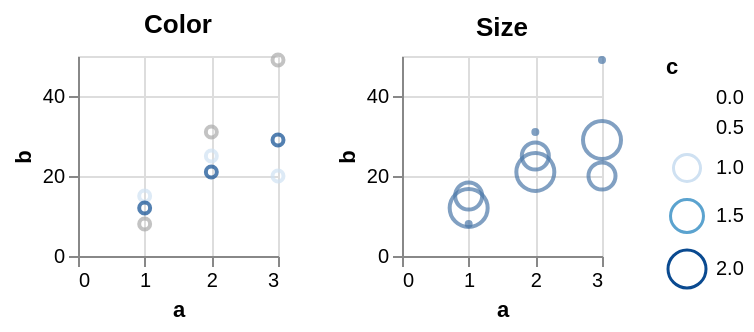

Specify this chart in Vega-Lite:
### Vega specification from a JSON file in a GitHub repository (floating-point values rounded to 4 significant figures)
{"$schema": "https://vega.github.io/schema/vega/v5.json", "description": "Testing invalid", "background": "white", "padding": 5, "height": 100, "data": [{"name": "source_0", "values": [{"a": 1, "b": 15, "c": 1}, {"a": 2, "b": 25, "c": 1}, {"a": 3, "b": 20, "c": 1}, {"a": 1, "b": 12, "c": 2}, {"a": 2, "b": 21, "c": 2}, {"a": 3, "b": 29, "c": 2}, {"a": 1, "b": 8, "c": null}, {"a": 2, "b": 31, "c": null}, {"a": 3, "b": 49, "c": null}]}, {"name": "data_0", "source": "source_0", "transform": [{"type": "filter", "expr": "isValid(datum[\"a\"]) && isFinite(+datum[\"a\"]) && isValid(datum[\"b\"]) && isFinite(+datum[\"b\"])"}]}], "signals": [{"name": "childWidth", "value": 100}], "layout": {"padding": 20, "bounds": "full", "align": "each"}, "marks": [{"type": "group", "name": "concat_0_group", "title": {"text": "Color", "frame": "group"}, "style": "cell", "encode": {"update": {"width": {"signal": "childWidth"}, "height": {"signal": "height"}}}, "marks": [{"name": "concat_0_marks", "type": "symbol", "style": ["point"], "from": {"data": "data_0"}, "encode": {"update": {"opacity": {"value": 0.7}, "fill": {"value": "transparent"}, "stroke": [{"test": "!isValid(datum[\"c\"]) || !isFinite(+datum[\"c\"])", "value": "#aaa"}, {"scale": "color", "field": "c"}], "tooltip": {"signal": "{\"a\": format(datum[\"a\"], \"\"), \"b\": format(datum[\"b\"], \"\"), \"c\": format(datum[\"c\"], \"\")}"}, "ariaRoleDescription": {"value": "point"}, "description": {"signal": "\"a: \" + (format(datum[\"a\"], \"\")) + \"; b: \" + (format(datum[\"b\"], \"\")) + \"; c: \" + (format(datum[\"c\"], \"\"))"}, "x": {"scale": "concat_0_x", "field": "a"}, "y": {"scale": "concat_0_y", "field": "b"}}}}], "axes": [{"scale": "concat_0_x", "orient": "bottom", "gridScale": "concat_0_y", "grid": true, "tickCount": {"signal": "ceil(childWidth/40)"}, "domain": false, "labels": false, "aria": false, "maxExtent": 0, "minExtent": 0, "ticks": false, "zindex": 0}, {"scale": "concat_0_y", "orient": "left", "gridScale": "concat_0_x", "grid": true, "tickCount": {"signal": "ceil(height/40)"}, "domain": false, "labels": false, "aria": false, "maxExtent": 0, "minExtent": 0, "ticks": false, "zindex": 0}, {"scale": "concat_0_x", "orient": "bottom", "grid": false, "title": "a", "labelFlush": true, "labelOverlap": true, "tickCount": {"signal": "ceil(childWidth/40)"}, "zindex": 0}, {"scale": "concat_0_y", "orient": "left", "grid": false, "title": "b", "labelOverlap": true, "tickCount": {"signal": "ceil(height/40)"}, "zindex": 0}]}, {"type": "group", "name": "concat_1_group", "title": {"text": "Size", "frame": "group"}, "style": "cell", "encode": {"update": {"width": {"signal": "childWidth"}, "height": {"signal": "height"}}}, "marks": [{"name": "concat_1_marks", "type": "symbol", "style": ["point"], "from": {"data": "data_0"}, "encode": {"update": {"opacity": {"value": 0.7}, "fill": {"value": "transparent"}, "stroke": {"value": "#4c78a8"}, "tooltip": {"signal": "{\"a\": format(datum[\"a\"], \"\"), \"b\": format(datum[\"b\"], \"\"), \"c\": format(datum[\"c\"], \"\")}"}, "ariaRoleDescription": {"value": "point"}, "description": {"signal": "\"a: \" + (format(datum[\"a\"], \"\")) + \"; b: \" + (format(datum[\"b\"], \"\")) + \"; c: \" + (format(datum[\"c\"], \"\"))"}, "x": {"scale": "concat_1_x", "field": "a"}, "y": {"scale": "concat_1_y", "field": "b"}, "size": [{"test": "!isValid(datum[\"c\"]) || !isFinite(+datum[\"c\"])", "value": 4}, {"scale": "size", "field": "c"}]}}}], "axes": [{"scale": "concat_1_x", "orient": "bottom", "gridScale": "concat_1_y", "grid": true, "tickCount": {"signal": "ceil(childWidth/40)"}, "domain": false, "labels": false, "aria": false, "maxExtent": 0, "minExtent": 0, "ticks": false, "zindex": 0}, {"scale": "concat_1_y", "orient": "left", "gridScale": "concat_1_x", "grid": true, "tickCount": {"signal": "ceil(height/40)"}, "domain": false, "labels": false, "aria": false, "maxExtent": 0, "minExtent": 0, "ticks": false, "zindex": 0}, {"scale": "concat_1_x", "orient": "bottom", "grid": false, "title": "a", "labelFlush": true, "labelOverlap": true, "tickCount": {"signal": "ceil(childWidth/40)"}, "zindex": 0}, {"scale": "concat_1_y", "orient": "left", "grid": false, "title": "b", "labelOverlap": true, "tickCount": {"signal": "ceil(height/40)"}, "zindex": 0}]}], "scales": [{"name": "color", "type": "linear", "domain": {"data": "data_0", "field": "c"}, "range": "ramp", "interpolate": "hcl", "zero": false}, {"name": "size", "type": "linear", "domain": {"data": "data_0", "field": "c"}, "range": [4, 361], "zero": true}, {"name": "concat_0_x", "type": "linear", "domain": {"data": "data_0", "field": "a"}, "range": [0, {"signal": "childWidth"}], "nice": true, "zero": true}, {"name": "concat_0_y", "type": "linear", "domain": {"data": "data_0", "field": "b"}, "range": [{"signal": "height"}, 0], "nice": true, "zero": true}, {"name": "concat_1_x", "type": "linear", "domain": {"data": "data_0", "field": "a"}, "range": [0, {"signal": "childWidth"}], "nice": true, "zero": true}, {"name": "concat_1_y", "type": "linear", "domain": {"data": "data_0", "field": "b"}, "range": [{"signal": "height"}, 0], "nice": true, "zero": true}], "legends": [{"stroke": "color", "gradientLength": {"signal": "clamp(height, 64, 200)"}, "title": "c", "encode": {"gradient": {"update": {"opacity": {"value": 0.7}}}}, "symbolType": "circle", "size": "size"}], "config": {"mark": {"tooltip": true}}}
